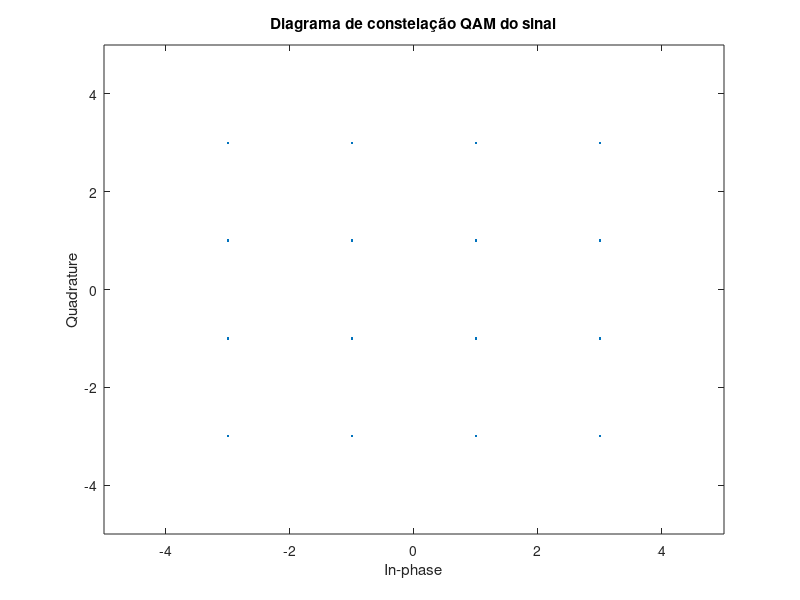
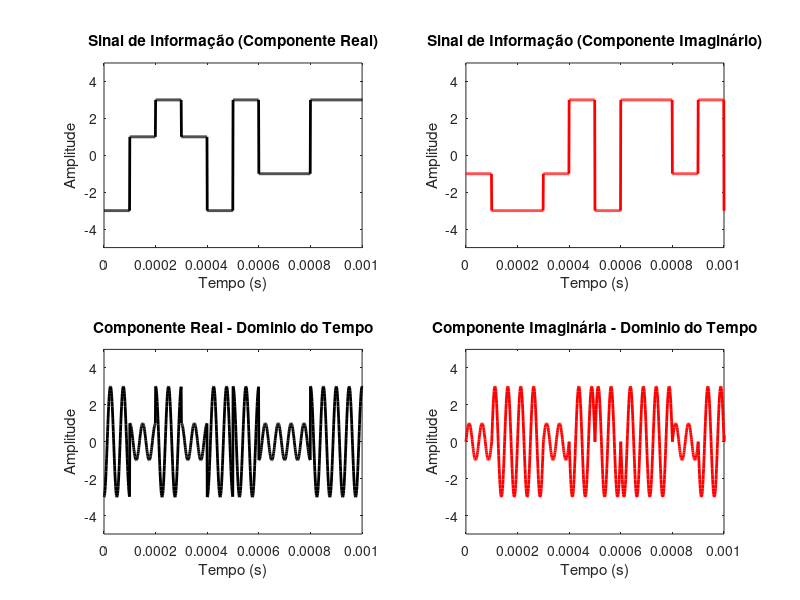
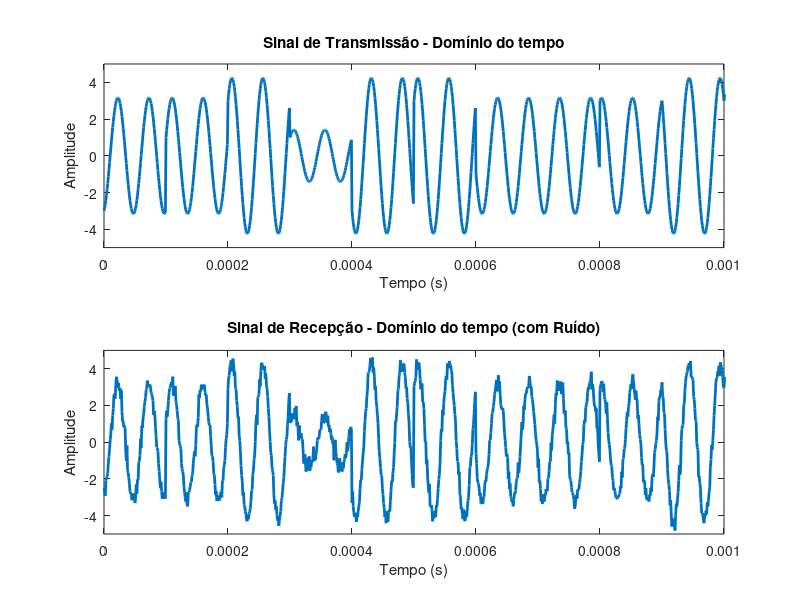
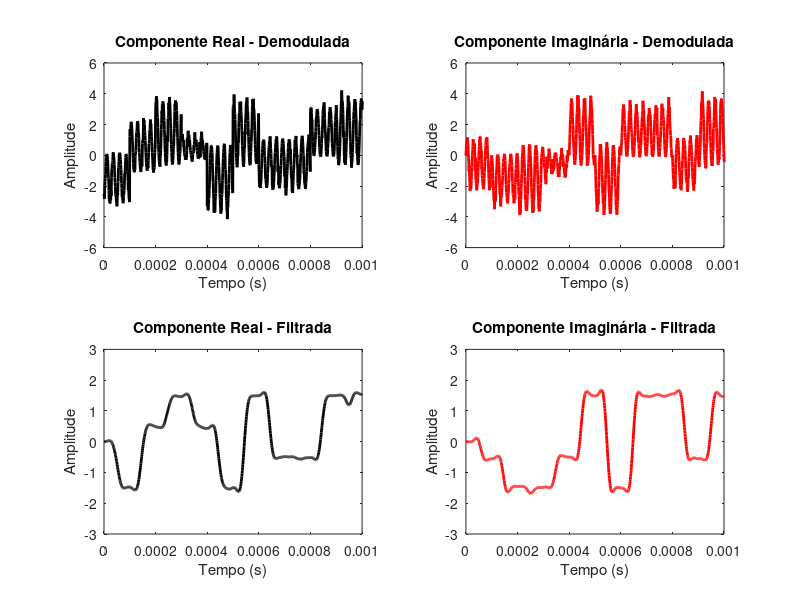

Here is the MATLAB script that generated these plots, in order:
%% Inicializando pacotes necessários: 
clc; close all; clear all;
pkg load communications;

% Definindo o n° de símbolos QAM
M = 16; 

% Definindo o fator de upsampling
n = 100;

% Definindo a taxa de bits de TX
Rb = 1e4; 

% Definindo o período de bit
Tb = 1 / Rb; 

% Definindo á frequência de amostragem
Fs = Rb * n; 

% Definindo á Frequência de portadora
fc = Fs / 50;

% Definindo o Período de amostragem: 
Ts = 1 / Fs; 

% Definindo o SNR do sinal de transmissão: 
SNR = 12;

% Definindo o filtro FIR passa-baixa para a recepção:
filtro_passa_baixa = fir1(100, fc/(Fs/2)); 

% Criando o vetor de dados: 
Vector_length = 1000; 
info = randi([0 M-1], 1, Vector_length); 


% ==============================================================
% Modulação QAM:

% Modulando o sinal em QAM:
info_mod = qammod(info, M);

% Fazendo o plot do sinal modulado:
scatterplot(info_mod);
title('Diagrama de constelação QAM do sinal');
xlim([-5 5]);
ylim([-5 5]);
info_r_real = real(info_mod);
info_i_imag = imag(info_mod);

% Criando o vetor de tempo com base no comprimento da informação:
t = [0:Ts:(length(info_r_real) * Tb - Ts)]; 

% ==============================================================
% Upsample do sinal: 

% Criando um filtro NRZ para realizar o upsample do sinal: 
filtro_NRZ = ones(1, n);
info_r_real_up = upsample(info_r_real, n); % Upsampling
info_r_real_tx = filter(filtro_NRZ, 1, info_r_real_up); % Filtragem

% Realizando o plot no dominio do tempo: 
figure;
subplot(221);
plot(t(1:length(info_r_real_tx)), info_r_real_tx, 'LineWidth', 2, 'Color', 'k');
title('Sinal de Informação (Componente Real)');
xlabel('Tempo (s)');
ylabel('Amplitude');
xlim([0 10 * Tb]);
ylim([-5 5]);

info_i_imag_up = upsample(info_i_imag, n); % Upsampling
info_i_imag_tx = filter(filtro_NRZ, 1, info_i_imag_up); % Filtragem

subplot(222);
plot(t(1:length(info_i_imag_tx)), info_i_imag_tx, 'LineWidth', 2, 'Color', 'r');
title('Sinal de Informação (Componente Imaginário)');
xlabel('Tempo (s)');
ylabel('Amplitude');
xlim([0 10 * Tb]);
ylim([-5 5]);

% ==============================================================
% Modulando para transmissão:

% Criando portadora Cosseno:
cos_carrier = cos(2 * pi * fc * t(1:length(info_r_real_tx)));
info_real_tx = info_r_real_tx .* cos_carrier;

% Criando portadora Seno:
sen_carrier = -sin(2 * pi * fc * t(1:length(info_i_imag_tx)));
info_imag_tx = info_i_imag_tx .* sen_carrier;

subplot(223);
plot(t(1:length(info_real_tx)), info_real_tx, 'LineWidth', 2, 'Color', 'k');
title('Componente Real - Dominio do Tempo');
xlabel('Tempo (s)');
ylabel('Amplitude');
xlim([0 10 * Tb]);
ylim([-5 5]);

subplot(224);
plot(t(1:length(info_imag_tx)), info_imag_tx, 'LineWidth', 2, 'Color', 'r');
title('Componente Imaginária - Dominio do Tempo');
xlabel('Tempo (s)');
ylabel('Amplitude');
xlim([0 10 * Tb]);
ylim([-5 5]);

% ==============================================================
% Criando o sinal de transmissão:

sinal_tx = info_real_tx + info_imag_tx;

figure;
subplot(211);
plot(t(1:length(sinal_tx)), sinal_tx, 'LineWidth', 2);
title('Sinal de Transmissão - Domínio do tempo');
xlabel('Tempo (s)');
ylabel('Amplitude');
xlim([0 10 * Tb]);
ylim([-5 5]);

% Adicionando ruído ao sinal transmitido
sinal_recebido = awgn(sinal_tx, SNR);

subplot(212);
plot(t(1:length(sinal_recebido)), sinal_recebido, 'LineWidth', 2);
title('Sinal de Recepção - Domínio do tempo (com Ruído)');
xlabel('Tempo (s)');
ylabel('Amplitude');
xlim([0 10 * Tb]);
ylim([-5 5]);

% ==============================================================
% Demodulação do sinal de recepção:

% Ajuste do vetor de tempo:
t_rx = [0:Ts:(length(sinal_recebido) - 1) * Ts];

% Demodulando o sinal em fase e quadratura:
info_real_rx = sinal_recebido .* cos(2 * pi * fc * t_rx);
info_imag_rx = sinal_recebido .* (-sin(2 * pi * fc * t_rx));

figure;
subplot(221);
plot(t_rx(1:length(info_real_rx)), info_real_rx, 'LineWidth', 2, 'Color', 'k');
title('Componente Real - Demodulada');
xlabel('Tempo (s)');
ylabel('Amplitude');
xlim([0 10 * Tb]);

subplot(222);
plot(t_rx(1:length(info_imag_rx)), info_imag_rx, 'LineWidth', 2, 'Color', 'r');
title('Componente Imaginária - Demodulada');
xlabel('Tempo (s)');
ylabel('Amplitude');
xlim([0 10 * Tb]);

% ==============================================================
% Filtrando o sinal demodulado:

% Filtrando o sinal recebido em fase e quadratura:
info_real_rx_filtered = filter(filtro_passa_baixa, 1, info_real_rx);
info_imag_rx_filtered = filter(filtro_passa_baixa, 1, info_imag_rx);

subplot(223);
plot(t_rx(1:length(info_real_rx_filtered)), info_real_rx_filtered, 'LineWidth', 2, 'Color', 'k');
title('Componente Real - Filtrada');
xlabel('Tempo (s)');
ylabel('Amplitude');
xlim([0 10 * Tb]);

subplot(224);
plot(t_rx(1:length(info_imag_rx_filtered)), info_imag_rx_filtered, 'LineWidth', 2, 'Color', 'r');
title('Componente Imaginária - Filtrada');
xlabel('Tempo (s)');
ylabel('Amplitude');
xlim([0 10 * Tb]);

% ==============================================================
% Realizando o downsampling do sinal:

% Remover o excesso de amostras:
info_real_rx_down = downsample(info_real_rx_filtered, n);
info_imag_rx_down = downsample(info_imag_rx_filtered, n);

info_real_rx_down = info_real_rx_down(ceil(n/2):end);
info_imag_rx_down = info_imag_rx_down(ceil(n/2):end);

% Reconstruindo o sinal QAM transmitido:
info_rx = info_real_rx_down + 1i * info_imag_rx_down;

figure;
subplot(211);
plot(t(1:length(info_real_tx)), info_real_tx, 'LineWidth', 2, 'Color', 'b');
hold on;
plot(t_rx(1:length(info_real_rx_filtered)), info_real_rx_filtered, 'LineWidth', 2);
title('Componente Real do Sinal Recebido');
xlabel('Tempo (s)');
ylabel('Amplitude');
legend('Transmitida', 'Recebida (Após Filtragem)');
xlim([0 10 * Tb]);
ylim([-5 5]);

subplot(212);
plot(t(1:length(info_imag_tx)), info_imag_tx, 'LineWidth', 2, 'Color', 'b');
hold on;
plot(t_rx(1:length(info_imag_rx_filtered)), info_imag_rx_filtered, 'LineWidth', 2);
title('Componente Imaginária do Sinal Recebido');
xlabel('Tempo (s)');
ylabel('Amplitude');
legend('Transmitida', 'Recebida (após Filtragem)');
xlim([0 10 * Tb]);
ylim([-5 5]);

% ==============================================================
% Plotando o sinal QAM Transmitido e Recebido:

scatterplot(info_mod);
title('Diagrama de Constelação - Sinal TX');
xlim([-5 5]);
ylim([-5 5]);

scatterplot(info_rx);
title('Diagrama de Constelação - Sinal RX');
xlim([-5 5]);
ylim([-5 5]);

